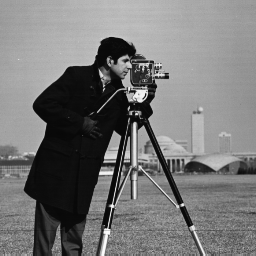
%> input picture cameraman.tif, 256 x 256 px
$ octave --eval "result = max_filter(imread('cameraman.tif'));"   (GNU Octave 9; MATLAB toolbox functions it lacks are replaced by stand-ins)
%> lines starting %> are read from the running program, lines starting %| are printed output that depends on the picture
function B = max_filter(img)
%add padding to the image
img=padarray(img,[1,1]);
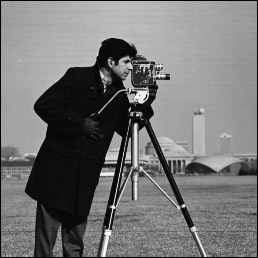
%> img: size 258x258 uint8; min 0, max 253, mean 116.9
%take the size of the image
[h ,w ,l] =size(img);
%> h = 258; w = 258; l = 1
%create an array with the size of the image
B = zeros(h ,w);
%check for the level of the image
if l==1
    %iterate through the pixels of the images
  for i = 2:h-1
    for j = 2:h-1
        temp = img(i-1:i+1,j-1:j+1);
        %take the max value and but it in B
        B(i,j) = max(temp(:));
    end
  end
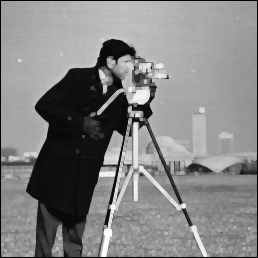
%> B: size 258x258 double; min 0, max 253, mean 131.4
  %transfer the B into integers
 B = uint8(B);
%> B: size 258x258 uint8
 imshow(B);
else
        %iterate through the pixels of the images

  for k=1:3
   for i = 2:h-1
    for j = 2:w-1
            temp = img(i-1:i+1,j-1:j+1,k);
               %take the max value and but it in B
            B(i,j,k) = max(temp(:));
     end
    end
  end
    %transfer the B into integers
B = uint8(B);
%show the image on the screen
end
